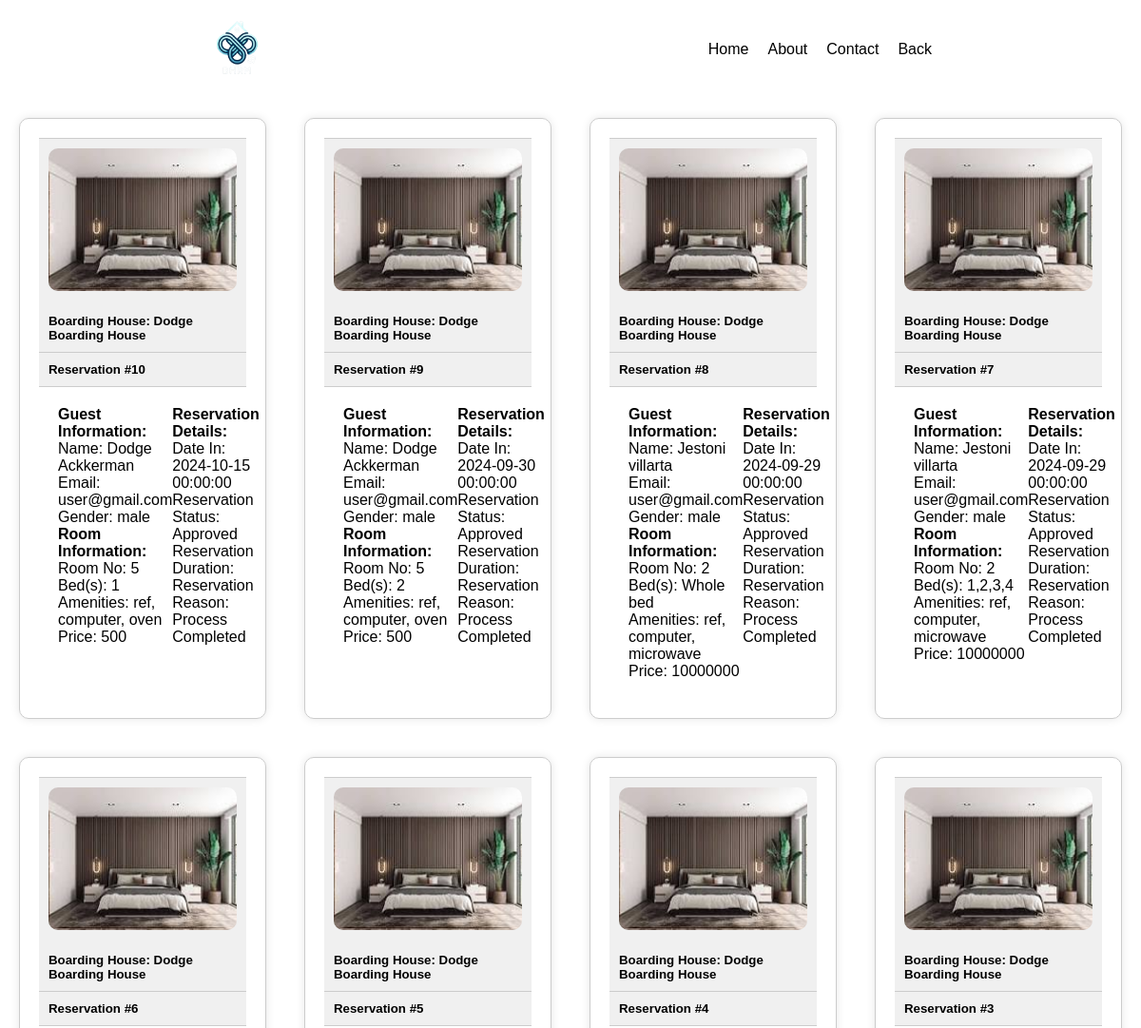
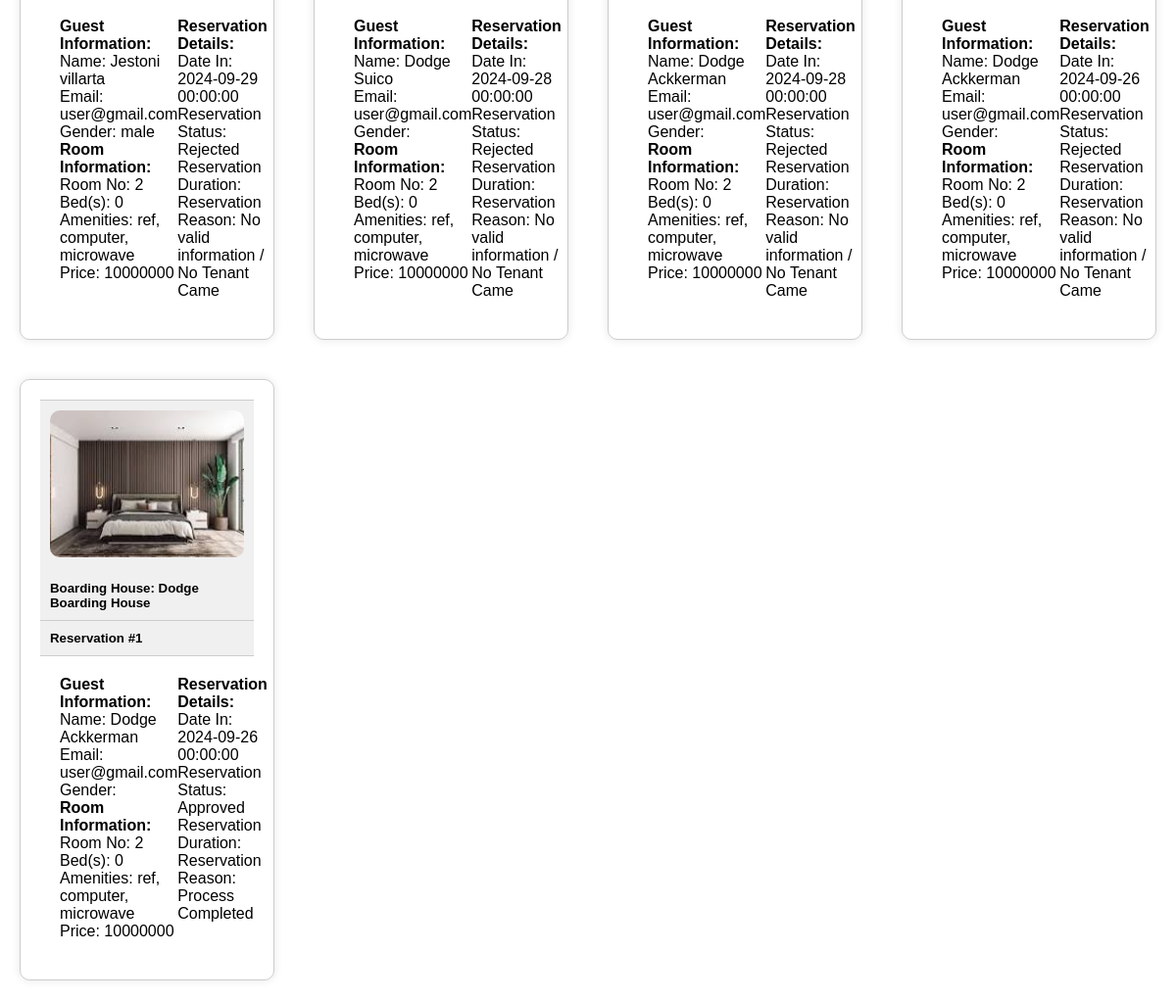
/reservation.php (signed in), run on the app's committed database (2 pictures, top to bottom).
### tables this page shows
CREATE TABLE `reservation` (
  `id` int(255) NOT NULL,
  `fname` varchar(255) NOT NULL,
  `lname` varchar(255) NOT NULL,
  `email` varchar(255) NOT NULL,
  `gender` varchar(255) NOT NULL,
  `date_in` datetime NOT NULL DEFAULT current_timestamp(),
  `addons` varchar(255) NOT NULL,
  `room_no` int(255) NOT NULL,
  `beds` varchar(255) NOT NULL,
  `capacity` int(255) NOT NULL,
  `amenities` varchar(255) NOT NULL,
  `price` int(255) NOT NULL,
  `image` varchar(255) NOT NULL,
  `status` varchar(255) NOT NULL,
  `res_stat` varchar(255) NOT NULL,
  `res_duration` varchar(255) NOT NULL,
  `res_reason` varchar(255) NOT NULL,
  `hname` varchar(255) NOT NULL
);

### reservation.php (the view, shortened to what this page needs)
<?php require 'php/connection.php';
?>
<!DOCTYPE html>
<html lang="en">
<head>
</head>
<body>
    <nav class="navbar">
        <a class="navbar-brand" href="#">
            <img src="images/logo.png" alt="">
        </a>
        <div class="nav-links">
            <a  class="nav-link" href="index.php">Home</a>
            <a  class="nav-link" href="about.php">About</a>
            <a  class="nav-link" href="contact.php">Contact</a>
            <?php if (!empty($_SESSION['hname'])): ?>
                <a  class="nav-link" href="boardinghouse.php?hname=<?php echo $_SESSION['hname'];?>">Back</a>
            <?php else: ?>
                <a  class="nav-link" href="index.php">Back</a>
            <?php endif; ?>
        </div>
    </nav>
    <div class="container">
        <?php
        if (!empty($_SESSION['uname']) && $_SESSION['role'] == 'user' && empty($_SESSION['hname'])) {
            $uname = $_SESSION['uname'];
            $query = "SELECT * FROM reservation WHERE email = '$uname' order by id desc";
            $result = mysqli_query($conn, $query);
            while ($fetch = mysqli_fetch_assoc($result)) {
        ?>
        <div class="card">
            <div class="card-footer">
                <img src="<?php echo $fetch['image']; ?>">
            </div>
            <div class="card-header">
                <h5>Boarding House: <?php echo $fetch['hname']; ?></h5>
            </div>
            <div class="card-header">
                <h5>Reservation #<?php echo $fetch['id']; ?></h5>
            </div>
            <div class="card-body">
                <div class="row">
                    <div class="col-md-6">
                        <p><strong>Guest Information:</strong></p>
                        <p>Name: <?php echo $fetch['fname'] . ' ' . $fetch['lname']; ?></p>
                        <p>Email: <?php echo $fetch['email']; ?></p>
                        <p>Gender: <?php echo $fetch['gender']; ?></p>
                    </div>
                    <div class="col-md-6">
                        <p><strong>Room Information:</strong></p>
                        <p>Room No: <?php echo $fetch['room_no']; ?></p>
                        <p>Bed(s): <?php echo $fetch['beds']; ?></p>
                        <p>Amenities: <?php echo $fetch['amenities']; ?></p>
                        <p>Price: <?php echo $fetch['price']; ?></p>
                    </div>
                </div>
                <div class="row">
                    <div class="col-md-12">
                        <p><strong>Reservation Details:</strong></p>
                        <p>Date In: <?php echo $fetch['date_in']; ?></p>
                        <p>Reservation Status: <?php echo $fetch['res_stat']; ?></p>
                        <p>Reservation Duration: <?php echo $fetch['res_duration']; ?></p>
                        <p>Reservation Reason: <?php echo $fetch['res_reason']; ?></p>
                    </div>
                </div>
            </div>
        </div>
        <?php
            }
        }
        ?>
    </div>
</body>
</html>

### reservation.php (style rules this page uses)
* { margin: 0; padding: 0; box-sizing: border-box; font-family: sans-serif; }
a { text-decoration: none; color: black; }
body { margin: 0; padding: 0; overflow-x: hidden; color: black; }
.navbar { margin: 0 200px; background-color: white; padding: 10px; display: flex; justify-content: space-between; align-items: center; }
.navbar a { color: black; }
.navbar-brand img { width: 80px; height: 80px; }
.nav-links { display: flex; justify-content: center; align-items: center; }
.nav-link { color: black; text-decoration: none; padding: 0 10px; }
img { width: 150px; height: auto; }
.container { width: auto; display: grid; grid-template-columns: 1fr 1fr 1fr 1fr; flex-wrap: wrap; grid-template-rows: 1fr 1fr; }
.card { margin: 20px; padding: 20px; border: 1px solid #ccc; border-radius: 10px; box-shadow: 0 0 10px rgba(0, 0, 0, 0.1); overflow: hidden; }
.card-header { background-color: #f0f0f0; padding: 10px; border-bottom: 1px solid #ccc; }
.card-body { width: auto; padding: 20px; display: grid; grid-template-columns: 1fr 1fr; }
.card-footer { padding: 10px; background-color: #f0f0f0; border-top: 1px solid #ccc; }
.card-footer img { width: 100%; height: 150px; object-fit: cover; border-radius: 10px; }

### data on the page
reservation: image (picture), hname "Dodge Boarding House", id "10", fname "Dodge", lname "Ackkerman", email "user@gmail.com", gender "male", room_no "5", beds "1", amenities "ref, computer, oven", price "500", date_in "2024-10-15 00:00:00", res_stat "Approved", res_reason "Process Completed"
reservation: image (picture), hname "Dodge Boarding House", id "9", fname "Dodge", lname "Ackkerman", email "user@gmail.com", gender "male", room_no "5", beds "2", amenities "ref, computer, oven", price "500", date_in "2024-09-30 00:00:00", res_stat "Approved", res_reason "Process Completed"
reservation: image (picture), hname "Dodge Boarding House", id "8", fname "Jestoni", lname "villarta", email "user@gmail.com", gender "male", room_no "2", beds "Whole bed", amenities "ref, computer, microwave", price "10000000", date_in "2024-09-29 00:00:00", res_stat "Approved", res_reason "Process Completed"
reservation: image (picture), hname "Dodge Boarding House", id "7", fname "Jestoni", lname "villarta", email "user@gmail.com", gender "male", room_no "2", beds "1,2,3,4", amenities "ref, computer, microwave", price "10000000", date_in "2024-09-29 00:00:00", res_stat "Approved", res_reason "Process Completed"
reservation: image (picture), hname "Dodge Boarding House", id "6", fname "Jestoni", lname "villarta", email "user@gmail.com", gender "male", room_no "2", beds "0", amenities "ref, computer, microwave", price "10000000", date_in "2024-09-29 00:00:00", res_stat "Rejected", res_reason "No valid information / No Tenant Came"
reservation: image (picture), hname "Dodge Boarding House", id "5", fname "Dodge", lname "Suico", email "user@gmail.com", room_no "2", beds "0", amenities "ref, computer, microwave", price "10000000", date_in "2024-09-28 00:00:00", res_stat "Rejected", res_reason "No valid information / No Tenant Came"
reservation: image (picture), hname "Dodge Boarding House", id "4", fname "Dodge", lname "Ackkerman", email "user@gmail.com", room_no "2", beds "0", amenities "ref, computer, microwave", price "10000000", date_in "2024-09-28 00:00:00", res_stat "Rejected", res_reason "No valid information / No Tenant Came"
reservation: image (picture), hname "Dodge Boarding House", id "3", fname "Dodge", lname "Ackkerman", email "user@gmail.com", room_no "2", beds "0", amenities "ref, computer, microwave", price "10000000", date_in "2024-09-26 00:00:00", res_stat "Rejected", res_reason "No valid information / No Tenant Came"
reservation: image (picture), hname "Dodge Boarding House", id "1", fname "Dodge", lname "Ackkerman", email "user@gmail.com", room_no "2", beds "0", amenities "ref, computer, microwave", price "10000000", date_in "2024-09-26 00:00:00", res_stat "Approved", res_reason "Process Completed"
